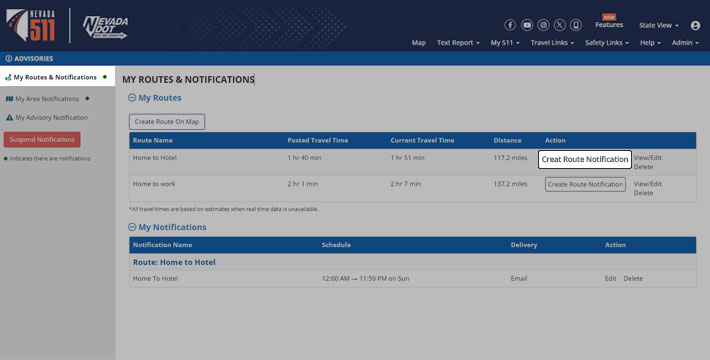
#> input picture nvroads.com/Nevada Las Vegas Traffic _ Nevada 511_files/Createroutealert-Desktop-EN-New.jpg, 710 x 360 px
$ python -i image_utils.py   (imports and definitions only)
#> lines starting #> are read from the running program, lines starting #| are printed output that depends on the picture
#> further down, picture is the input picture: shape (360, 710, 3); mean B, G, R 159.3, 149.6, 142.8
"""Utility functions for image processing."""

import cv2
import numpy as np
from PIL import Image
from typing import Tuple, Optional
import logging

logger = logging.getLogger(__name__)

def preprocess_image(image: np.ndarray, target_size: Optional[Tuple[int, int]] = None) -> np.ndarray:
    """
    Preprocess image for model input.

    Args:
        image: OpenCV/numpy image in BGR format
        target_size: Optional target size (height, width)

    Returns:
        Preprocessed image
    """
    try:
        # Apply slight blur to reduce noise
        blurred = cv2.GaussianBlur(image, (5, 5), 0)
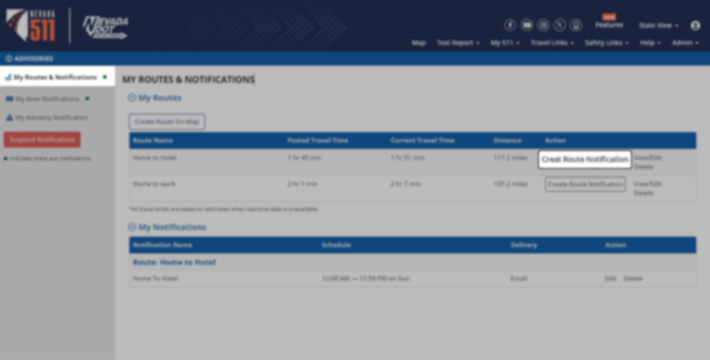
#> blurred: shape (360, 710, 3); mean B, G, R 159.4, 149.6, 142.8

        # Apply CLAHE for better color distinction
        lab = cv2.cvtColor(blurred, cv2.COLOR_BGR2LAB)
#> lab: shape (360, 710, 3); mean of channels 0, 1, 2 156, 129.2, 121.6
        l, a, b = cv2.split(lab)
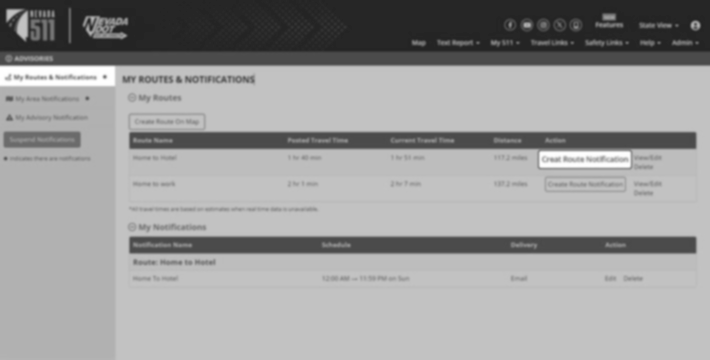
#> l: shape (360, 710); min 33, max 255, mean 156
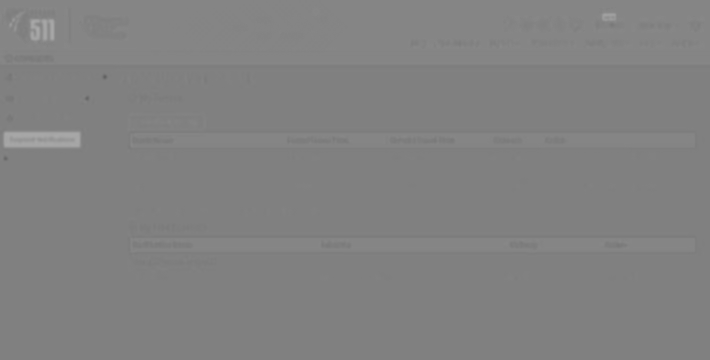
#> a: shape (360, 710); min 99, max 169, mean 129.2
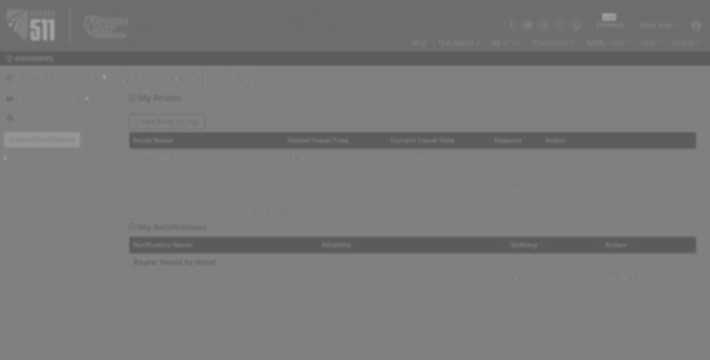
#> b: shape (360, 710); min 89, max 162, mean 121.6
        clahe = cv2.createCLAHE(clipLimit=3.0, tileGridSize=(8, 8))
        cl = clahe.apply(l)
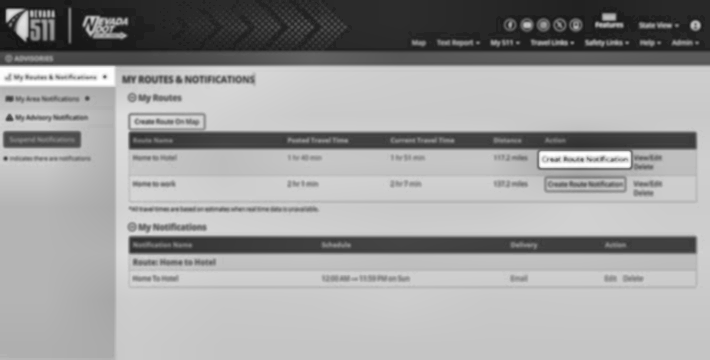
#> cl: shape (360, 710); min 16, max 255, mean 159.8
        enhanced = cv2.merge((cl, a, b))
#> enhanced: shape (360, 710, 3); mean of channels 0, 1, 2 159.8, 129.2, 121.6
        enhanced = cv2.cvtColor(enhanced, cv2.COLOR_LAB2BGR)
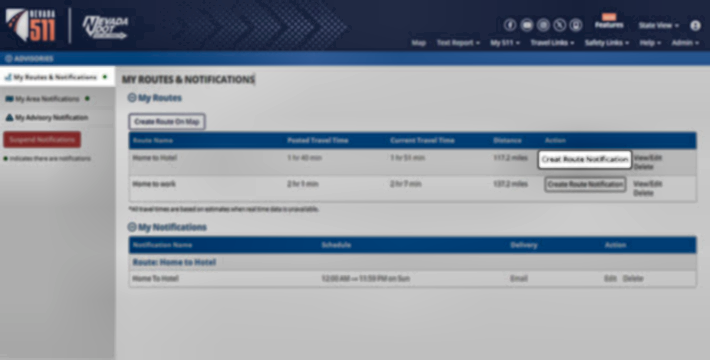
#> enhanced: shape (360, 710, 3); mean B, G, R 163.8, 154.2, 147.3

        # Resize if target size specified
        if target_size:
            enhanced = cv2.resize(enhanced, target_size)

        return enhanced

    except Exception as e:
        logger.error(f"Error preprocessing image: {e}")
        return image

def pil_to_cv2(image: Image.Image) -> np.ndarray:
    """Convert PIL Image to OpenCV format."""
    return cv2.cvtColor(np.array(image), cv2.COLOR_RGB2BGR)

def cv2_to_pil(image: np.ndarray) -> Image.Image:
    """Convert OpenCV image to PIL format."""
    return Image.fromarray(cv2.cvtColor(image, cv2.COLOR_BGR2RGB))

# [63 lines left out: function draw_detection_box, not called in this run]

>>> import cv2
>>> picture = cv2.imread('../../../nvroads.com/Nevada Las Vegas Traffic _ Nevada 511_files/Createroutealert-Desktop-EN-New.jpg')
>>> result = preprocess_image(picture)

$ run again, on nvroads.com/Nevada Las Vegas Traffic _ Nevada 511_files/Createroutealert-Mobile.jpg
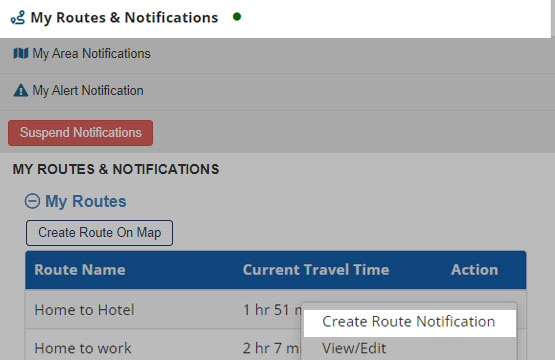
#> input picture nvroads.com/Nevada Las Vegas Traffic _ Nevada 511_files/Createroutealert-Mobile.jpg, 555 x 360 px
#> picture is the input picture: shape (360, 555, 3); mean B, G, R 178.6, 173.5, 169.8
#> lab: shape (360, 555, 3); mean of channels 0, 1, 2 180.3, 128.9, 124.9
#> in preprocess_image, `l, a, b = cv2.split(lab)`:
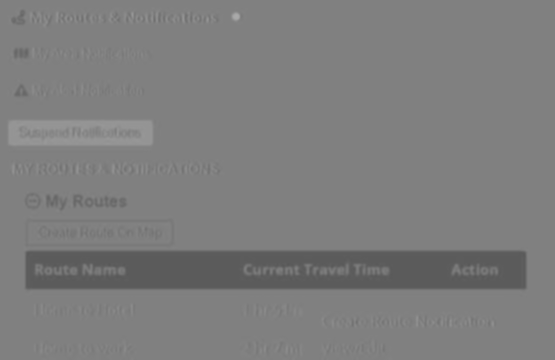
#> b: shape (360, 555); min 88, max 170, mean 124.9
#> in preprocess_image, `enhanced = cv2.cvtColor(enhanced, cv2.COLOR_LAB2BGR)`:
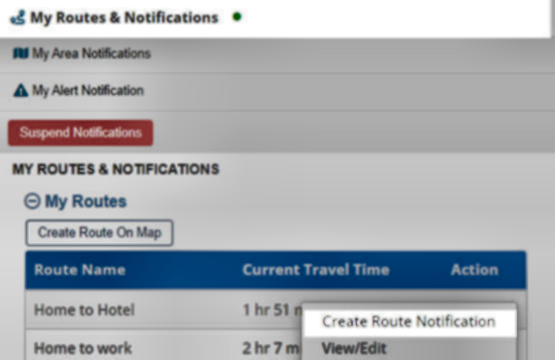
#> enhanced: shape (360, 555, 3); mean B, G, R 179.9, 174.9, 170.9
